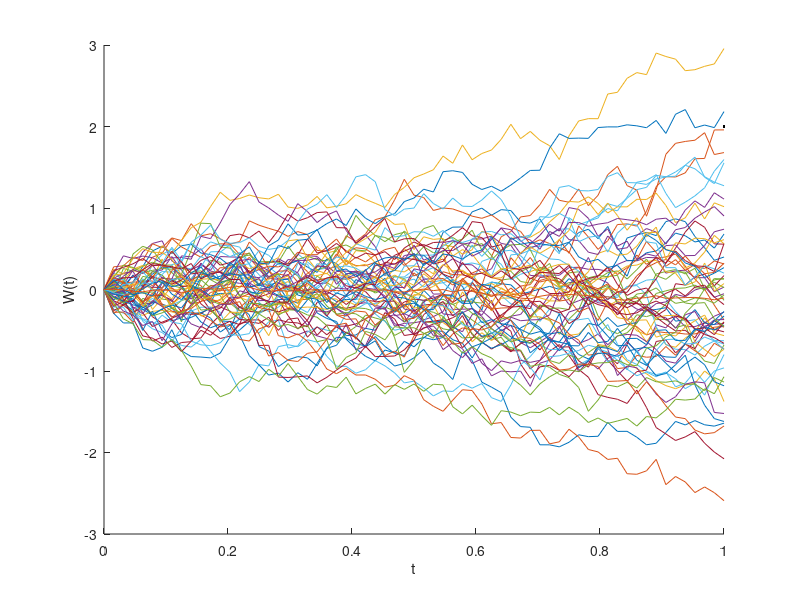

This figure's MATLAB source:
clc;
clear;
Mc=2^6; %monte carlo samples
T = 1;
N = 2^6;
dt = T/N;
SW=0;
Sw = zeros(1,N+1);
W = zeros(1,N);
W(1)=0;
for k = 1:Mc
for n = 2:N+1
    dW = sqrt(dt)*randn;
    W(n) = W(n-1) + dW;
    Sw(n) = Sw(n) + W(n);
    
end
SW = SW + W(N);

t=[0:dt:T];
%plot(t,W);
hold on
%plot(t,Sw);
plot(t,W);
S = Sw/Mc;

end

plot(t,S,LineWidth=2,Color='black');
xlabel('t')
ylabel('W(t)')
hold off



EW = SW/Mc;